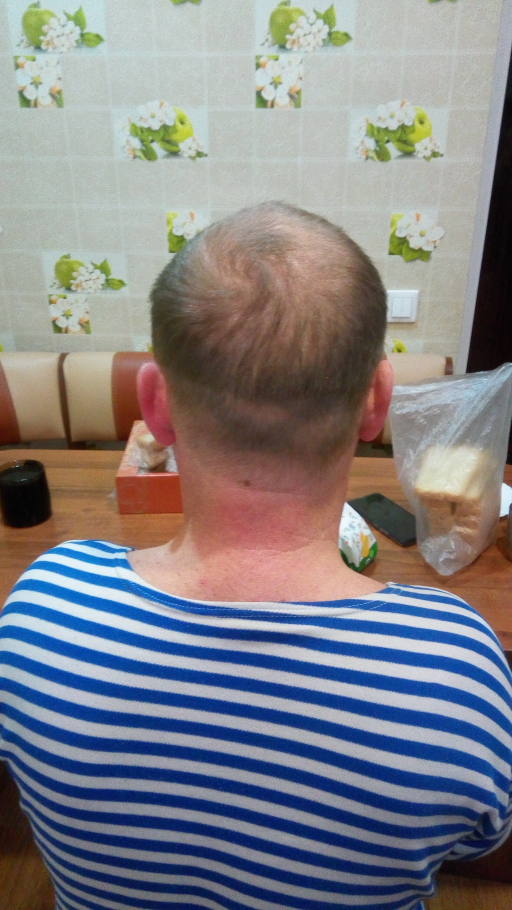
#> input picture backend/dataset/images/1/000011bb35--65cd8d5f9f818843e6987969_Back.jpg, 1024 x 1820 px (shown at 1/2 size)
$ python -i cv_module.py   (imports and definitions only)
#> lines starting #> are read from the running program, lines starting #| are printed output that depends on the picture
import cv2
import numpy as np
import os

def extract_features_from_image(image_bytes: bytes):
    """
    OpenCV를 활용하여 이미지에서 얼굴을 검출하고 이마 윤곽과 탈모 수치를 추출합니다.
    """
    nparr = np.frombuffer(image_bytes, np.uint8)
    img = cv2.imdecode(nparr, cv2.IMREAD_COLOR)

    if img is None:
        raise ValueError("이미지를 불러올 수 없습니다.")

    # 기본 수치 초기화
    temple_recession_cm = 0.0
    frontal_recession_cm = 0.0
    vertex_thinning_percent = 0.0

    # 1. 화면 가이드라인(눈썹 60%, 모발 30%)에 맞춰 촬영되었다고 가정하고 분석
    # 이미지 높이(h), 너비(w)
    h, w = img.shape[:2]

    gray = cv2.cvtColor(img, cv2.COLOR_BGR2GRAY)

    # 이마 영역 추정: 눈썹(60%)부터 머리 꼭대기(0%) 까지
    # 실제로 모발이 있어야 할 구역은 0% ~ 30% 부분입니다.
    hair_roi = gray[0:int(h * 0.3), 0:w]

    # 엣지 검출 및 Otsu 이진화를 결합하여 더 정교한 모발/피부 분리
    # Otsu's thresholding
    _, thresh_hair = cv2.threshold(hair_roi, 0, 255, cv2.THRESH_BINARY_INV + cv2.THRESH_OTSU)

    # 엣지와 이진화 마스크를 결합 (더욱 선명한 모발 텍스처 추출)
    edges = cv2.Canny(hair_roi, 50, 150)
    combined_mask = cv2.bitwise_or(edges, thresh_hair)

    # 양쪽 측두부(M자 파임 구역) 엣지 밀도 (가로 기준 0~30%, 70~100%)
    left_temple_edges = np.sum(combined_mask[:, 0:int(w*0.3)]) / 255.0
    right_temple_edges = np.sum(combined_mask[:, int(w*0.7):w]) / 255.0

    # 전두부(앞머리 중앙 구역) 엣지 밀도 (가로 기준 30%~70%)
    center_edges = np.sum(combined_mask[:, int(w*0.3):int(w*0.7)]) / 255.0

    area_temple = int(h * 0.3) * int(w * 0.3)
    area_center = int(h * 0.3) * int(w * 0.4)

    if area_temple > 0 and area_center > 0:
        left_density = left_temple_edges / area_temple
        right_density = right_temple_edges / area_temple
        center_density = center_edges / area_center

        # M자 비대칭 파임 분석
        # 중앙 대비 좌/우측의 밀도 차이를 cm로 환산
        left_recession_cm = max(0.0, (center_density - left_density) * 50)
        right_recession_cm = max(0.0, (center_density - right_density) * 50)

        # 가장 깊게 파인 곳을 대표값으로 사용하되, 비대칭 정보도 저장
        temple_recession_cm = max(left_recession_cm, right_recession_cm)

        # 앞머리 중앙부 숱이 적다면 전체 전두부 후퇴
        frontal_recession_cm = max(0.0, (0.15 - center_density) * 30)
    else:
        temple_recession_cm = 0.0
        frontal_recession_cm = 0.0

    # 2. 기존 로직 (생략 안함)
    vertex_roi = gray[int(h * 0.1):int(h * 0.4), int(w * 0.3):int(w * 0.7)]
    edges_v = cv2.Canny(vertex_roi, 50, 150)
    v_density = np.sum(edges_v) / 255.0
    area_v = vertex_roi.shape[0] * vertex_roi.shape[1]

    if area_v > 0:
        vertex_ratio = v_density / area_v
        vertex_thinning_percent = max(0.0, (0.15 - vertex_ratio) * 1000)
    else:
        vertex_thinning_percent = 0.0

    return {
        "frontalRecessionCm": float(frontal_recession_cm),
        "templeRecessionCm": float(temple_recession_cm),
        "vertexThinningPercent": float(vertex_thinning_percent)
    }

# [145 lines left out: functions analyze_single_region, extract_features_multi, not called in this run]

>>> import cv2
>>> picture = cv2.imread('dataset/images/1/000011bb35--65cd8d5f9f818843e6987969_Back.jpg', cv2.IMREAD_GRAYSCALE)
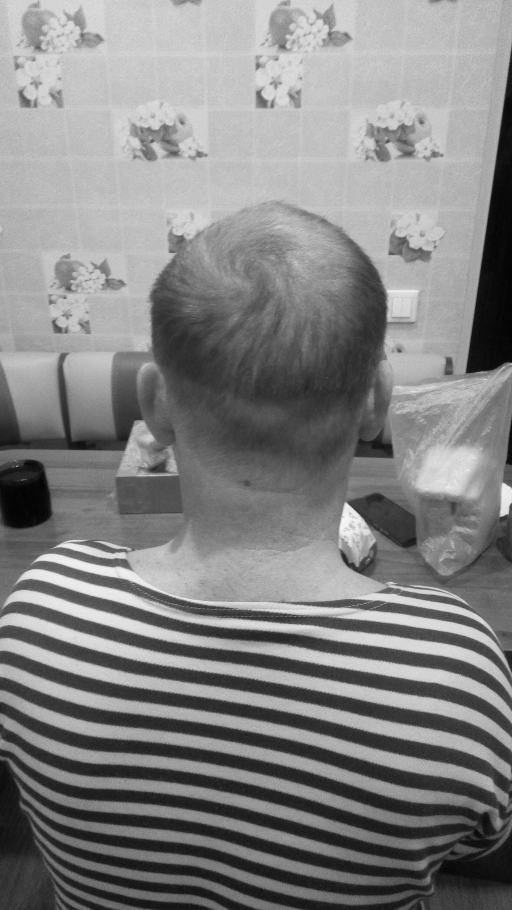
#> picture: shape (1820, 1024) (shown at 1/2 size); min 0, max 247, mean 130.8
#> (the run stopped early here; a loop or call above may not have finished)

$ run again, on backend/dataset/images/1/000011bb35--65cd8d5f9f818843e6987969_Front.jpg
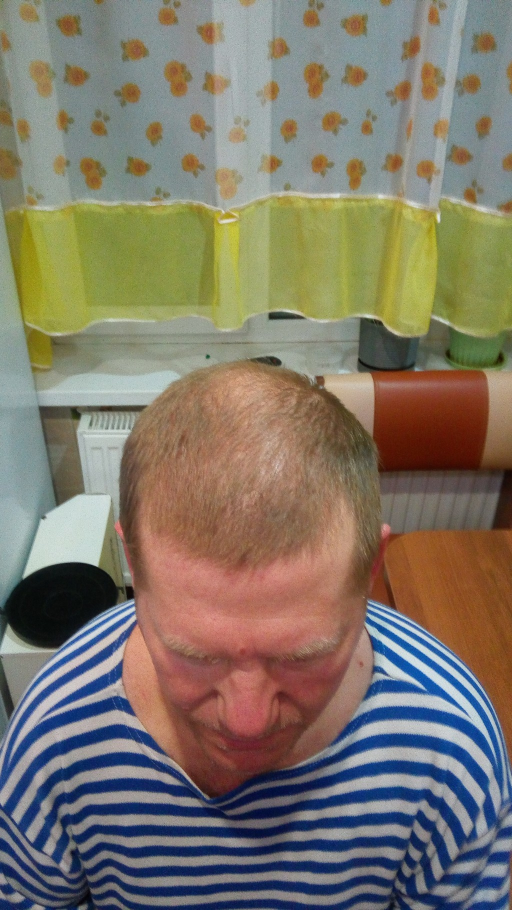
#> input picture backend/dataset/images/1/000011bb35--65cd8d5f9f818843e6987969_Front.jpg, 1024 x 1820 px (shown at 1/2 size)
#> `picture = cv2.imread('dataset/images/1/000011bb35--65cd8d5f9f818843e69..`:
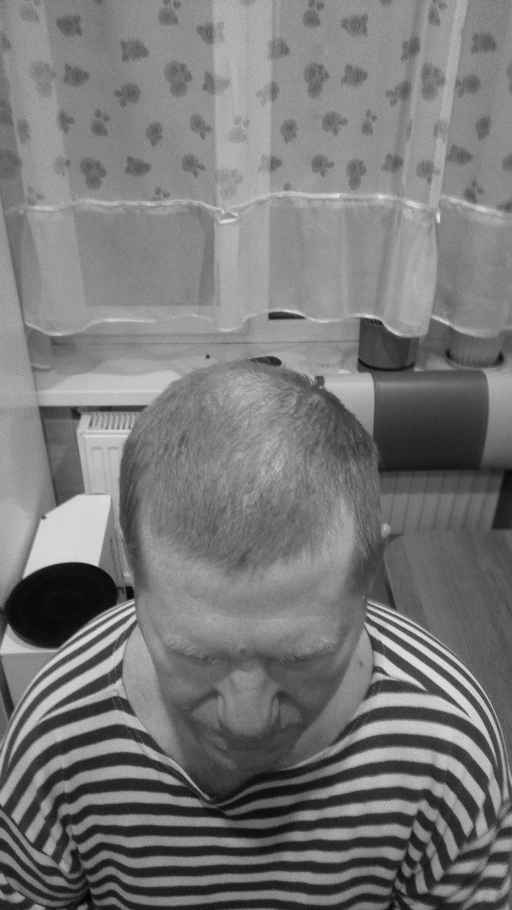
#> picture: shape (1820, 1024) (shown at 1/2 size); min 0, max 236, mean 120.1

$ run again, on backend/dataset/images/1/000011bb35--65cd8d5f9f818843e6987969_Left.jpg
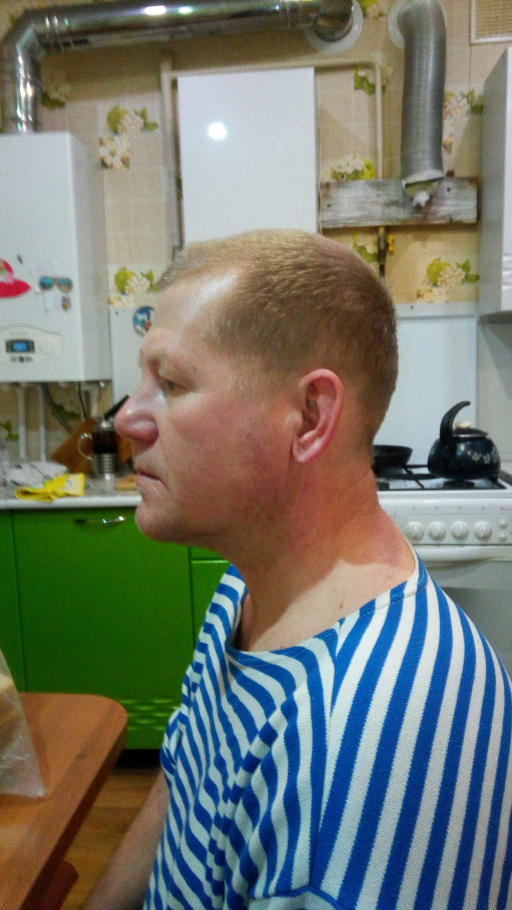
#> input picture backend/dataset/images/1/000011bb35--65cd8d5f9f818843e6987969_Left.jpg, 1024 x 1820 px (shown at 1/2 size)
#> `picture = cv2.imread('dataset/images/1/000011bb35--65cd8d5f9f818843e69..`:
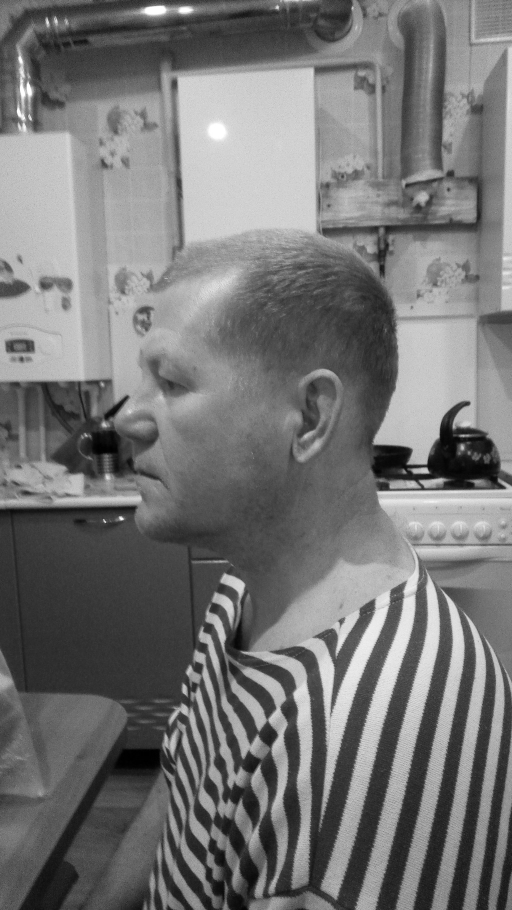
#> picture: shape (1820, 1024) (shown at 1/2 size); min 0, max 255, mean 117.2

$ run again, on backend/dataset/images/1/000011bb35--65cd8d5f9f818843e6987969_Right.jpg
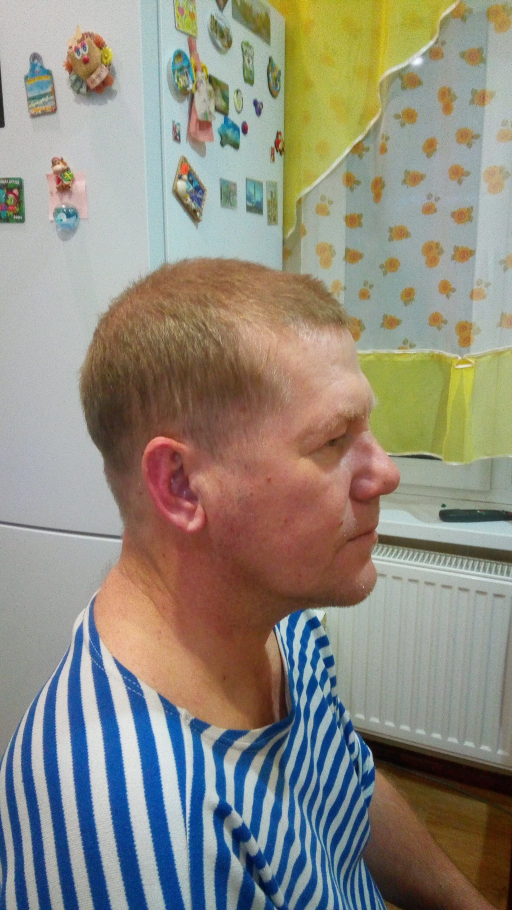
#> input picture backend/dataset/images/1/000011bb35--65cd8d5f9f818843e6987969_Right.jpg, 1024 x 1820 px (shown at 1/2 size)
#> `picture = cv2.imread('dataset/images/1/000011bb35--65cd8d5f9f818843e69..`:
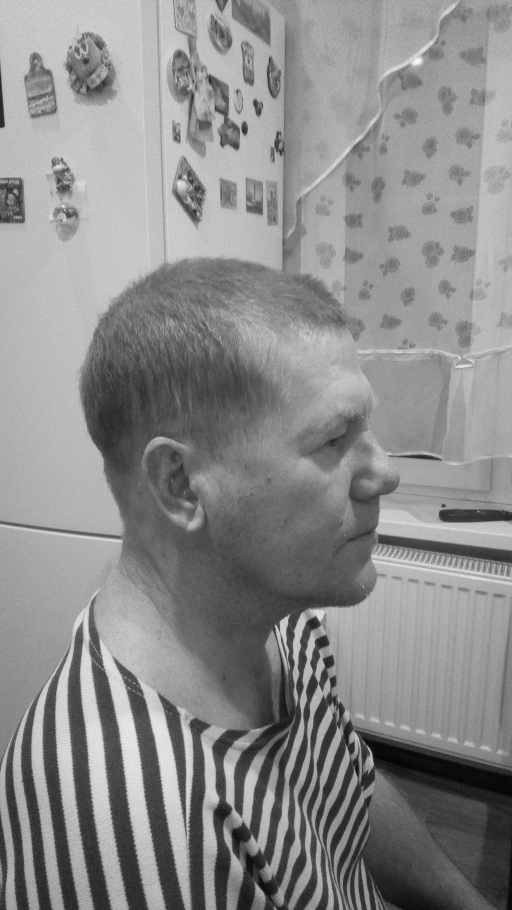
#> picture: shape (1820, 1024) (shown at 1/2 size); min 3, max 253, mean 138.8
